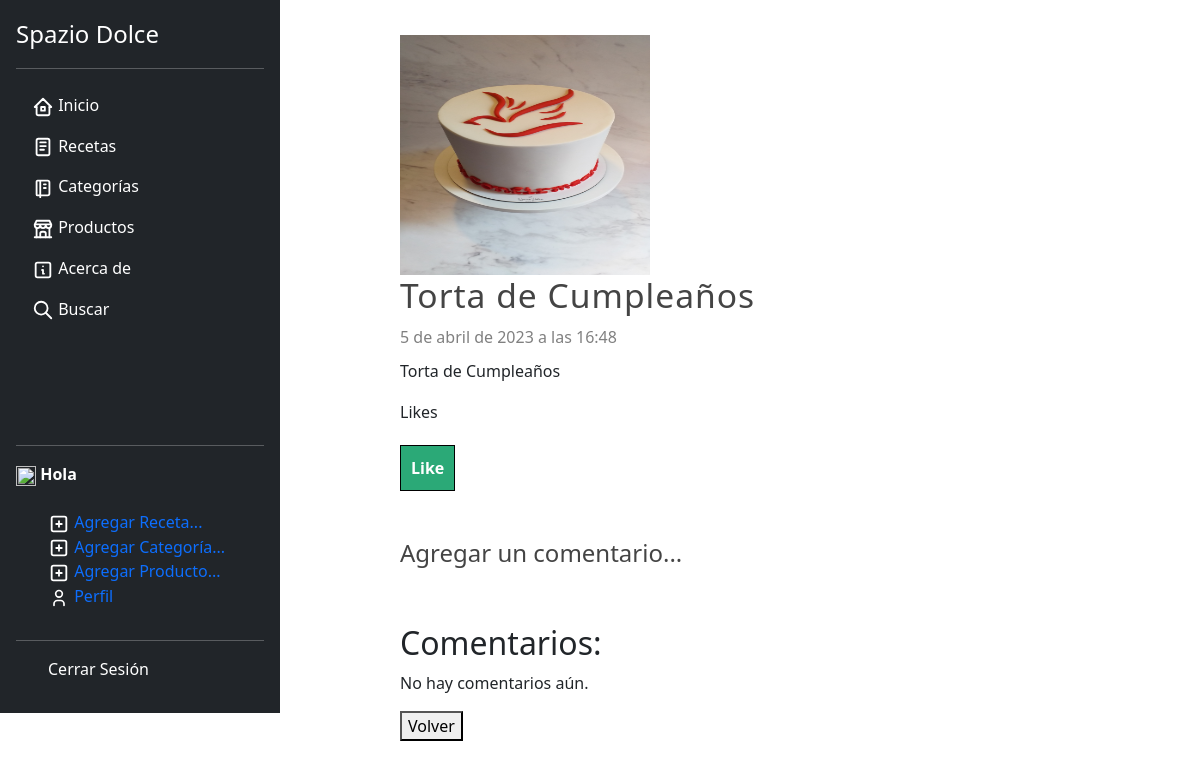
/articulo/118, run on the app's committed database.
### blog/models.py (models this page shows, shortened)
class Article(models.Model):
    title = models.CharField(max_length=150, verbose_name='Título')
    content = RichTextField(verbose_name='Contenido')
    image = models.ImageField(default = 'null', verbose_name='Imagen',upload_to="articles")
    public = models.BooleanField(verbose_name='Publicado?')
    author = models.ForeignKey(User, on_delete=models.CASCADE,null=True, blank=True)
    categories = models.ManyToManyField(Category, verbose_name='Categorías', blank= True)
    created_at = models.DateTimeField(auto_now_add=True, verbose_name='Creado el')
    updated_at = models.DateTimeField(auto_now= True, verbose_name='Editado el')
    likes_count = models.PositiveIntegerField(default=0)
    class Meta:
        verbose_name = 'Artículo'
        verbose_name_plural = 'Artículos'
        ordering = ['-created_at']

### blog/views.py (the view)
# urls.py: path('articulo/<int:article_id>', views.article, name = 'article'),
def article(request, article_id):
    article = get_object_or_404(Article, id =article_id)
    return render(request, 'articles/detail.html',{
        'article' : article,
   })

### blog/processor.py (called while the page is built)
def get_categories(request):
    categories_in_use = Article.objects.filter(public = True).values_list('categories',flat = True)
    categories = Category.objects.filter(id__in =categories_in_use).values_list('id','name')
    return {
        'categories' : categories,
        'categories_in_use' :categories_in_use
    }

### pages/context_processors.py (called while the page is built)
def get_pages(request):
    pages = Page.objects.filter(visible = True).order_by("order").values_list('id','title', 'slug')
    return {
        'pages' : pages
    }

### blog/templates/articles/detail.html (shortened to what this page needs)
{% extends 'layouts/layout.html'%}
{%block content %}
{% if article.image != 'null' and article.image.url|length >= 1 %}
<div class ="image">
    <img src = "{{article.image.url}}" />
</div>
{% endif%}
    <h1 class ="title">{{article.title}}</h1>
    <span class = "date">{{article.created_at}}</span>
    <p class = "content">
        {{article.content| safe}}
    </p>
    <p>{{ likes_count }} Likes</p>
    <form action="{% url 'like_article' article.id %}" method="POST">
        <button type="submit">Like</button>
    </form>
    <br/><br/>
    <a href="{% url 'crear_comentario' article.id %}"><h4>Agregar un comentario...</h4></a>
    <br/><br/>
    <h2>Comentarios:</h2>
    {% for comment in article.comments.all %}
      <strong><p>{{ comment.author }} | {{ comment.created_on }} </strong>
      <p>{{ comment.content }}</p>
      <hr>
    {% empty %}
      <p>No hay comentarios aún.</p>
    {% endfor %}
    <a href="{% url 'list_articles' %}"><button>Volver</button></a>
{% endblock %}

### mainapp/static/css/styles.css (style rules this page uses)
* { text-decoration: none !important; list-style: none; }
.title { color:#444; letter-spacing: 1px; font-size: 30px; margin-bottom: 10px; margin-top: 5px; font-size: 2.1rem; }
.date { display: block; margin-top: 10px; margin-bottom: 10px; color:grey; }
.content { line-height: 25px; }
img { height: 240px !important; width: 250px !important; align-items: center; }
.box a { color: #444; }
.box .image { float:left; margin-right: 40px; }
.box .image img { width:100%; }
.box form input[type="submit"], .box form input[type="button"], .box form button { padding:10px; margin-top:5px; background-color: #2ba977; color: white; font-weight: bold; border:1px solid black; transition: 300ms all; }

### data on the page
Article: image (picture), title "Torta de Cumpleaños", created_at "5 de abril de 2023 a las 16:48", content "Torta de Cumpleaños"
